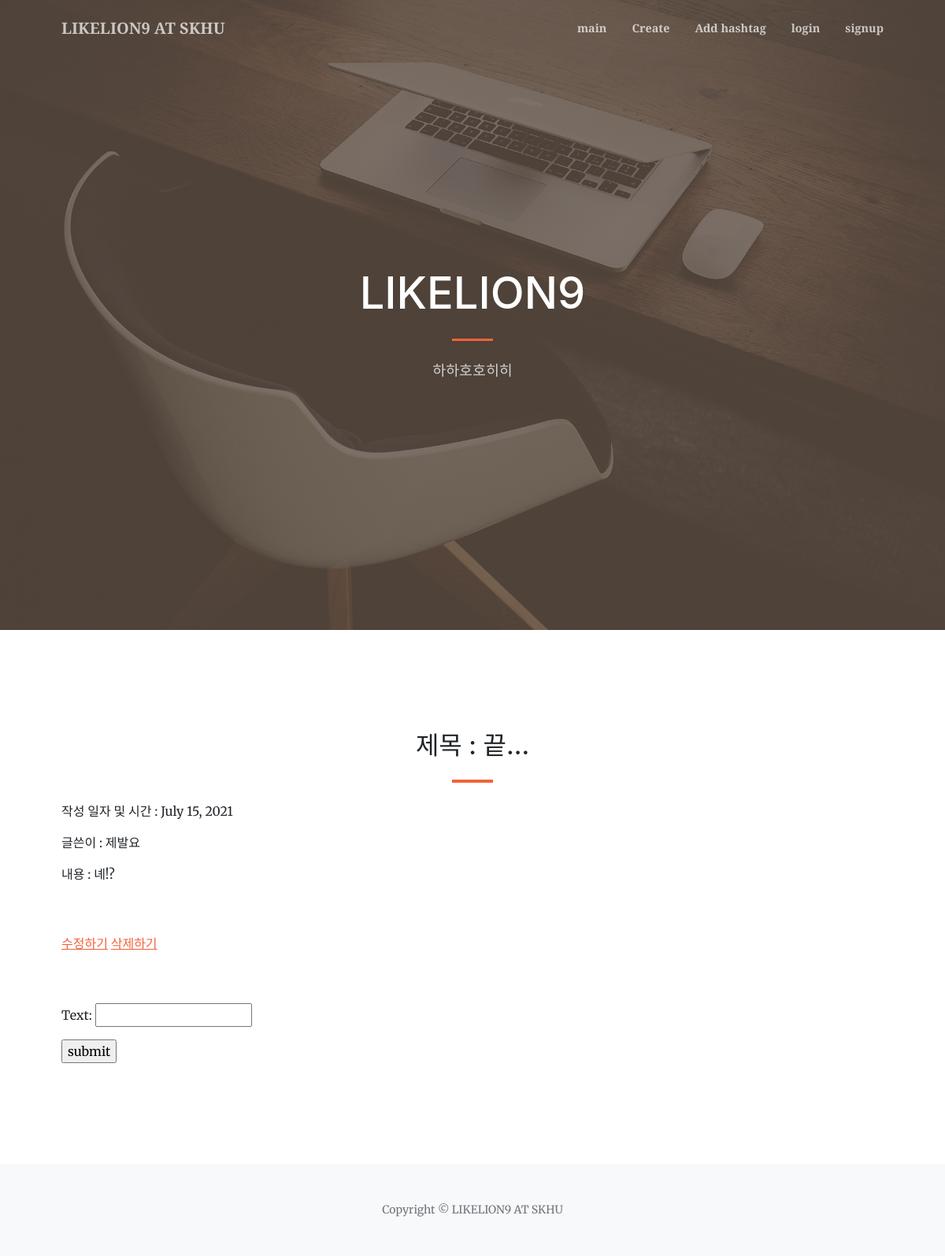
The page /detail/2/ on the database its author committed.
### blog/models.py (models this page shows, shortened)
class Blog(models.Model):
    title = models.CharField(max_length=200)
    pub_date = models.DateField('date published')
    writer = models.CharField(max_length=15, default='닉네임을 입력해주세요')
    content = models.TextField()
    hashtags = models.ManyToManyField('Hashtag', blank=True)
    image = models.ImageField(upload_to='images/', blank=True)

### blog/views.py (the view)
# urls.py: path('detail/<str:id>/', blog.views.detail, name='detail'),
def detail(request, id):
    blog = get_object_or_404(Blog, id=id)
    if request.method == "POST":
        form = CommentForm(request.POST)
        if form.is_valid():
            comment  = form.save(commit=False)
            comment.post_id = blog
            comment.text = form.cleaned_data['text']
            comment.save()
            form.save_m2m()
            return redirect('detail',id)
    else:
        form=CommentForm()
        return render(request, "blog/detail.html", {'post':blog, 'form':form})

### blog/forms.py
class CommentForm(forms.ModelForm):
    class Meta:
        model = Comment
        fields = ['text']

### blog/templates/blog/detail.html (shortened to what this page needs)
{% extends 'blog/base.html' %}
{% block content %}
<section class="page-section" id="services">
    <div class="container px-4 px-lg-5">
        <h2 class="text-center mt-0">제목 : {{post.title}}</h2>
        <hr class="divider" />
        <p>작성 일자 및 시간 : {{ post.pub_date }}</p>
        <p>글쓴이 : {{ post.writer }}</p>
        <p>내용 : {{ post.content }}</p>
        <br>
        <br>
        <a href="{% url 'edit' post.id %}">수정하기</a>
        <a href="{% url 'delete' post.id %}">삭제하기</a>
        <br>
        <br>
        <br>
        <form method="POST" action="{% url 'detail' post.id %}">
            <p> {{ form.as_p }}</p>
            <input type="submit" value="submit">
        </form>
    </div>
</section>
{% endblock %}

### rows shown on the page
Blog: title "끝...", pub_date "July 15, 2021", writer "제발요", content "녜!?"
